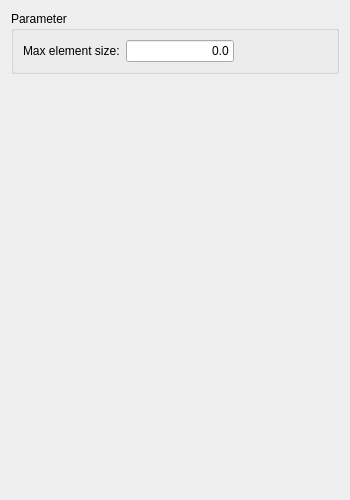
<?xml version="1.0" encoding="UTF-8"?>
<ui version="4.0">
 <class>Form</class>
 <widget class="QWidget" name="Form">
  <property name="geometry">
   <rect>
    <x>0</x>
    <y>0</y>
    <width>350</width>
    <height>500</height>
   </rect>
  </property>
  <property name="windowTitle">
   <string>Mesh region</string>
  </property>
  <layout class="QVBoxLayout" name="verticalLayout">
   <item>
    <widget class="QGroupBox" name="groupBox_3">
     <property name="maximumSize">
      <size>
       <width>16777215</width>
       <height>1677215</height>
      </size>
     </property>
     <property name="title">
      <string>Parameter</string>
     </property>
     <layout class="QVBoxLayout" name="verticalLayout_5">
      <item>
       <layout class="QFormLayout" name="formLayout_1">
        <property name="fieldGrowthPolicy">
         <enum>QFormLayout::AllNonFixedFieldsGrow</enum>
        </property>
        <item row="1" column="0">
         <widget class="QLabel" name="l_max">
          <property name="text">
           <string>Max element size:</string>
          </property>
         </widget>
        </item>
        <item row="1" column="1">
         <widget class="Gui::InputField" name="if_elelen">
          <property name="sizePolicy">
           <sizepolicy hsizetype="Fixed" vsizetype="Fixed">
            <horstretch>0</horstretch>
            <verstretch>0</verstretch>
           </sizepolicy>
          </property>
          <property name="minimumSize">
           <size>
            <width>80</width>
            <height>20</height>
           </size>
          </property>
          <property name="text">
           <string>0.0</string>
          </property>
          <property name="alignment">
           <set>Qt::AlignRight|Qt::AlignTrailing|Qt::AlignVCenter</set>
          </property>
          <property name="singleStep" stdset="0">
           <double>1.000000000000000</double>
          </property>
          <property name="maximum" stdset="0">
           <double>1000000000.000000000000000</double>
          </property>
          <property name="unit" stdset="0">
           <string notr="true">mm</string>
          </property>
          <property name="decimals" stdset="0">
           <number>2</number>
          </property>
          <property name="value" stdset="0">
           <double>0.000000000000000</double>
          </property>
         </widget>
        </item>
       </layout>
      </item>
     </layout>
    </widget>
   </item>
   <item>
    <spacer name="verticalSpacer_2">
     <property name="orientation">
      <enum>Qt::Vertical</enum>
     </property>
     <property name="sizeHint" stdset="0">
      <size>
       <width>20</width>
       <height>40</height>
      </size>
     </property>
    </spacer>
   </item>
  </layout>
 </widget>
 <customwidgets>
  <customwidget>
   <class>Gui::InputField</class>
   <extends>QLineEdit</extends>
   <header>Gui/InputField.h</header>
  </customwidget>
 </customwidgets>
 <resources/>
 <connections/>
</ui>
